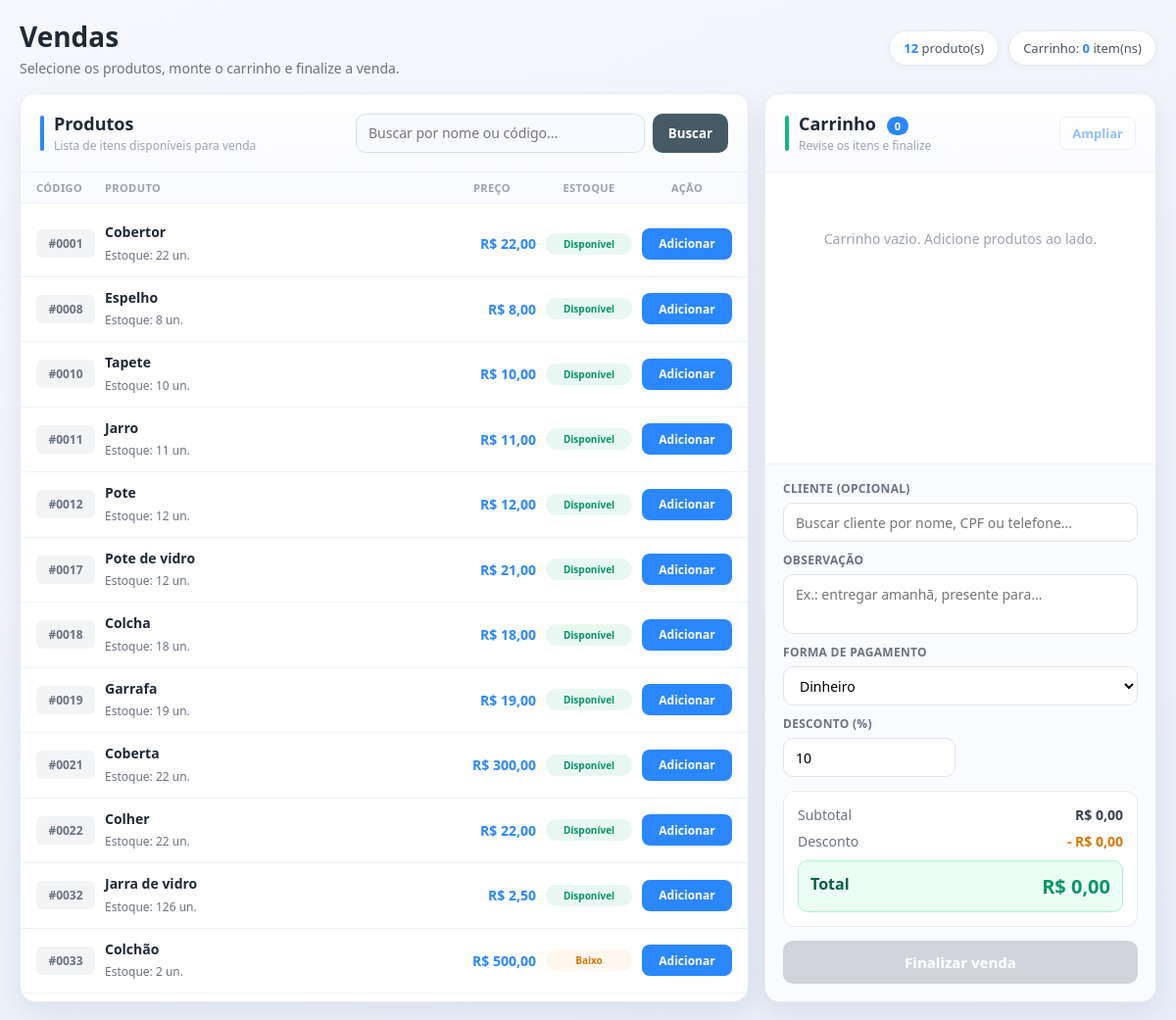
/vendas/, run on an earlier commit of the app's database.
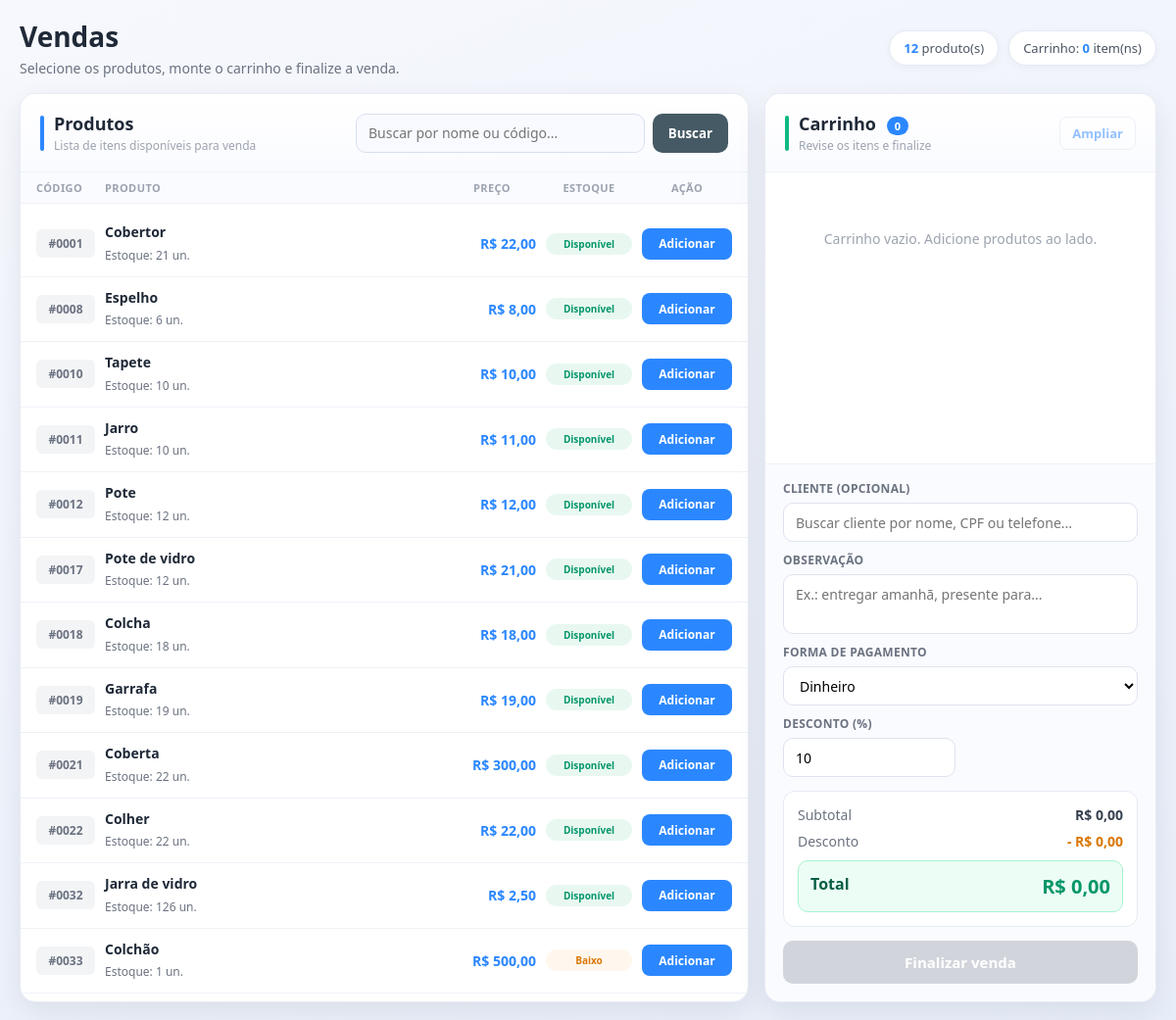
And on a later commit of the database.
### front_end/models.py (models this page shows, shortened)
class Produto(models.Model):
    nome = models.CharField(max_length=120)
    codigo = models.CharField(unique=True, max_length=4)
    quantidade = models.DecimalField(max_digits=10, decimal_places=3)
    preco = models.DecimalField(max_digits=12, decimal_places=2)
    dt_adicao = models.DateTimeField(auto_now=True)

### front_end/views.py (the view)
# urls.py: path('vendas/', views.Vendas, name='vendas'),
def Vendas(request):
    termo_busca = request.GET.get("q", "").strip()
    produtos = Produto.objects.all()
    if termo_busca:
        produtos = produtos.filter(
            Q(nome__icontains=termo_busca) | Q(codigo__icontains=termo_busca)
        )
    produtos = produtos.annotate(
        codigo_int=Cast("codigo", output_field=IntegerField())
    ).order_by("codigo_int")
    clientes = Client.objects.all().order_by("nome")
    contexto = {
        "produtos": produtos,
        "clientes": clientes,
        "busca": termo_busca,
        "pagamentos": [
            (valor, rotulo)
            for valor, rotulo in Venda.PAGAMENTO_CHOICES
            if valor != "anotado"
        ],
    }
    return render(request, "pag_vendas.html", contexto)

### Templates/pag_vendas.html (shortened to what the changed rows need)
<!DOCTYPE html>
<html lang="pt-br">
<head>
</head>
<body>
  <div class="page-top">
    <div class="page-title-wrap">
      <h1>Vendas</h1>
    </div>
  </div>
  <div class="layout">
    <section class="panel">
      <div class="panel-header">
        <div class="panel-title">
          <div>
            <h2>Produtos</h2>
          </div>
        </div>
      </div>
      <div class="produtos-lista">
        {% for produto in produtos %}
        <div
          id="produto-row-{{ produto.id }}"
          class="produto-linha {% if produto.quantidade <= 0 %}sem-estoque{% else %}clicavel{% endif %}"
          data-id="{{ produto.id }}"
          data-nome="{{ produto.nome|escapejs }}"
          data-preco="{{ produto.preco }}"
          data-estoque="{{ produto.quantidade }}"
        >
          <span class="produto-codigo">#{{ produto.codigo|add:0|stringformat:"04d" }}</span>
          <div class="produto-info">
            <strong>{{ produto.nome }}</strong>
            <span>Estoque: <span id="qtd-estoque-{{ produto.id }}">{{ produto.quantidade|floatformat:"-3" }}</span> un.</span>
          </div>
          <span class="produto-preco">R$ {{ produto.preco|floatformat:2 }}</span>
          <span id="badge-estoque-{{ produto.id }}" class="estoque-badge {% if produto.quantidade <= 0 %}zero{% elif produto.quantidade <= 5 %}baixo{% else %}ok{% endif %}">
          </span>
          <button
            type="button"
            class="btn-add"
            onclick="event.stopPropagation(); adicionarProduto({{ produto.id }}, '{{ produto.nome|escapejs }}', '{{ produto.preco }}', '{{ produto.quantidade }}')"
          >Adicionar</button>
        </div>
        {% empty %}
        <div class="empty-produtos">Nenhum produto encontrado.</div>
        {% endfor %}
      </div>
    </section>
    <aside class="panel">
      <div class="panel-header">
        <div class="panel-title">
          <div>
            <h2>Carrinho <span id="cart-badge" class="cart-badge">0</span></h2>
          </div>
        </div>
      </div>
    </aside>
  </div>
</body>
</html>

What changed in the data, as far as the page shows it:
changed Produto "Cobertor": quantidade "22" → "21"
changed Produto "Espelho": quantidade "8" → "6"
changed Produto "Jarro": quantidade "11" → "10"
changed Produto "Colchão": quantidade "2" → "1"
